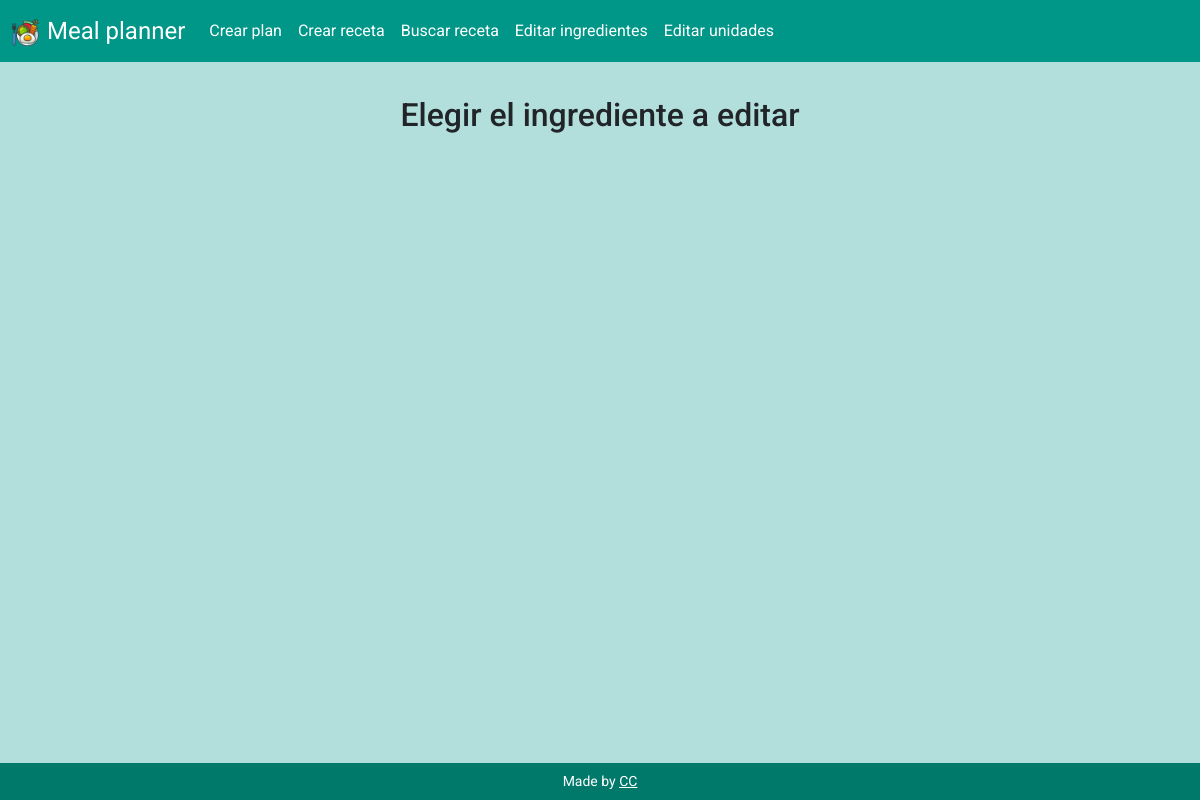
/edit_ingredients, run on an earlier commit of the app's database.
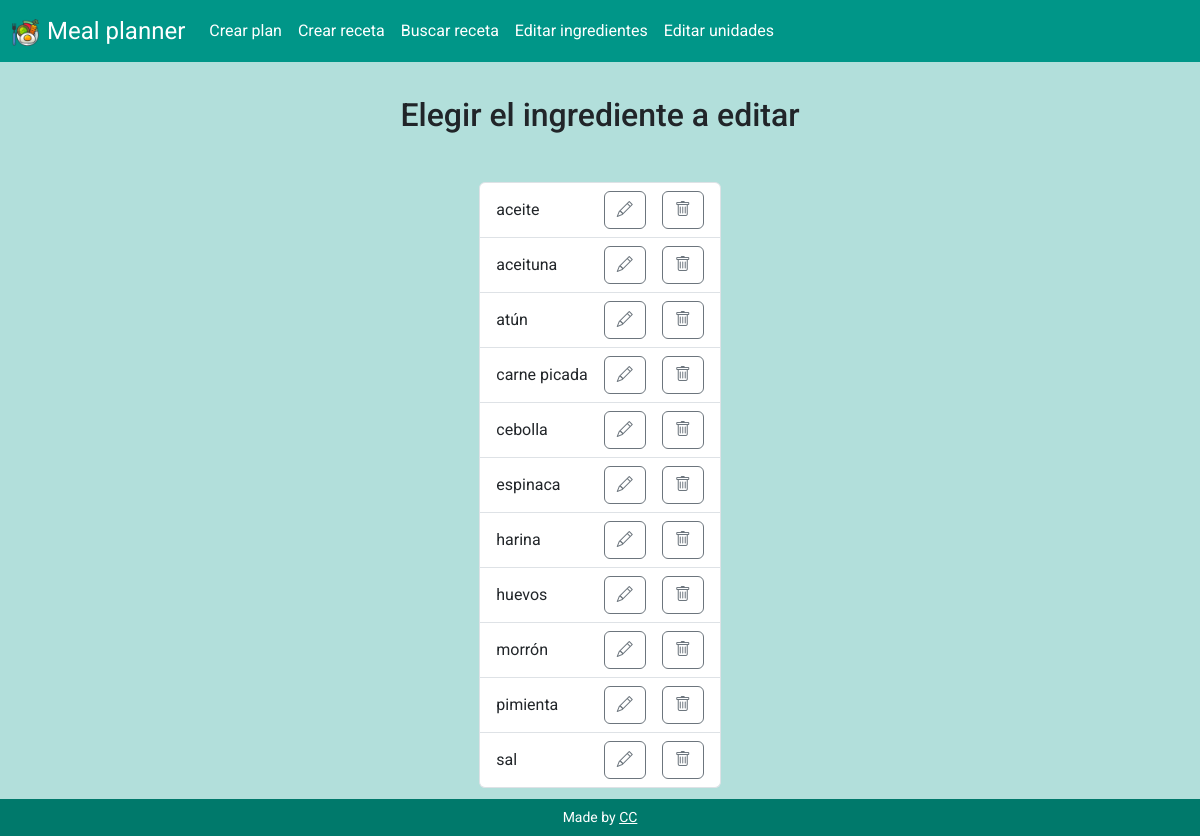
And on a later commit of the database.
### tables this page shows
CREATE TABLE ingredients (id INTEGER PRIMARY KEY AUTOINCREMENT NOT NULL, name TEXT NOT NULL);

### app.py (the view)
@app.route("/edit_ingredients")
def edit_ingredients():
    cur = db_connect()
    cur.execute("SELECT * FROM ingredients ORDER BY name ASC")
    all_ingredients = cur.fetchall()
    db_close(cur)
    return render_template("edit_ingredients.html", all_ingredients=all_ingredients)

### app.py (called while the page is built)
def db_connect():
    con = sqlite3.connect("meal_planner.db")
    con.row_factory = sqlite3.Row
    cur = con.cursor()
    return cur

def db_close(con):
    con.close()

@app.after_request
def after_request(response):
    response.headers["Cache-Control"] = "no-cache, no-store, must-revalidate"
    response.headers["Expires"] = 0
    response.headers["Pragma"] = "no-cache"
    return response

### templates/edit_ingredients.html (shortened to what this page needs)
{% extends "layout.html" %}
{% block main %}
    <section class="container-fluid text-center">
        <h2 class="mb-5">Elegir el ingrediente a editar</h2>
        <ul class="list-group d-inline-flex">
            {% for ingredient in all_ingredients %}
                <li class="list-group-item d-flex justify-content-between align-items-center">
                    <p class="m-0">{{ ingredient["name"] }}</p>
                    <div class="d-flex">
                        <form action="/edit_single_ingredient" method="get">
                            <button type="submit" class="btn btn-outline-secondary mx-3"><i class="bi bi-pencil"></i></button>
                        </form>
                        <form action="/delete_ingredient" method="get">
                            <button type="submit" class="btn btn-outline-secondary"><i class="bi bi-trash"></i></button>
                        </form>
                    </div>
                </li>
            {% endfor %}
        </ul>
    </section>
{% endblock %}

What changed in the data, as far as the page shows it:
added ingredients: name "aceite"
added ingredients: name "aceituna"
added ingredients: name "atún"
added ingredients: name "carne picada"
added ingredients: name "cebolla"
added ingredients: name "espinaca"
added ingredients: name "harina"
added ingredients: name "huevos"
added ingredients: name "morrón"
added ingredients: name "pimienta"
added ingredients: name "sal"
